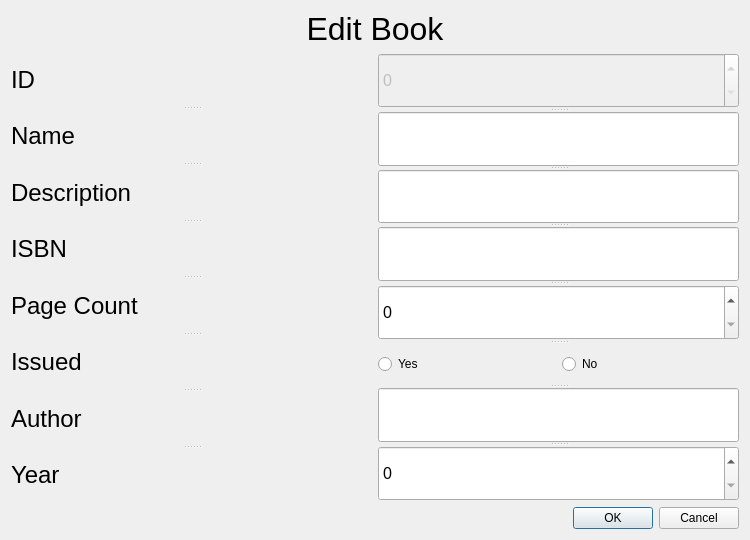
<?xml version="1.0" encoding="UTF-8"?>
<ui version="4.0">
 <class>Dialog</class>
 <widget class="QDialog" name="Dialog">
  <property name="enabled">
   <bool>true</bool>
  </property>
  <property name="geometry">
   <rect>
    <x>0</x>
    <y>0</y>
    <width>750</width>
    <height>540</height>
   </rect>
  </property>
  <property name="windowTitle">
   <string>Dialog</string>
  </property>
  <layout class="QVBoxLayout" name="verticalLayout">
   <item>
    <widget class="QLabel" name="label">
     <property name="font">
      <font>
       <pointsize>24</pointsize>
      </font>
     </property>
     <property name="text">
      <string>Edit Book</string>
     </property>
     <property name="alignment">
      <set>Qt::AlignCenter</set>
     </property>
    </widget>
   </item>
   <item>
    <layout class="QHBoxLayout" name="horizontalLayout_2">
     <item>
      <widget class="QSplitter" name="splitter_2">
       <property name="orientation">
        <enum>Qt::Vertical</enum>
       </property>
       <widget class="QLabel" name="label_4">
        <property name="font">
         <font>
          <pointsize>18</pointsize>
         </font>
        </property>
        <property name="text">
         <string>ID</string>
        </property>
       </widget>
       <widget class="QLabel" name="label_5">
        <property name="font">
         <font>
          <pointsize>18</pointsize>
         </font>
        </property>
        <property name="text">
         <string>Name</string>
        </property>
       </widget>
       <widget class="QLabel" name="label_3">
        <property name="font">
         <font>
          <pointsize>18</pointsize>
         </font>
        </property>
        <property name="text">
         <string>Description</string>
        </property>
       </widget>
       <widget class="QLabel" name="label_8">
        <property name="font">
         <font>
          <pointsize>18</pointsize>
         </font>
        </property>
        <property name="text">
         <string>ISBN</string>
        </property>
       </widget>
       <widget class="QLabel" name="label_7">
        <property name="font">
         <font>
          <pointsize>18</pointsize>
         </font>
        </property>
        <property name="text">
         <string>Page Count</string>
        </property>
       </widget>
       <widget class="QLabel" name="label_6">
        <property name="font">
         <font>
          <pointsize>18</pointsize>
         </font>
        </property>
        <property name="text">
         <string>Issued</string>
        </property>
       </widget>
       <widget class="QLabel" name="label_10">
        <property name="font">
         <font>
          <pointsize>18</pointsize>
         </font>
        </property>
        <property name="text">
         <string>Author</string>
        </property>
       </widget>
       <widget class="QLabel" name="label_9">
        <property name="font">
         <font>
          <pointsize>18</pointsize>
         </font>
        </property>
        <property name="text">
         <string>Year</string>
        </property>
       </widget>
      </widget>
     </item>
     <item>
      <widget class="QSplitter" name="splitter">
       <property name="orientation">
        <enum>Qt::Vertical</enum>
       </property>
       <widget class="QSpinBox" name="id_spinbox">
        <property name="enabled">
         <bool>false</bool>
        </property>
        <property name="font">
         <font>
          <pointsize>12</pointsize>
         </font>
        </property>
        <property name="maximum">
         <number>10000</number>
        </property>
       </widget>
       <widget class="QLineEdit" name="name_input">
        <property name="font">
         <font>
          <pointsize>12</pointsize>
         </font>
        </property>
       </widget>
       <widget class="QLineEdit" name="description_input">
        <property name="font">
         <font>
          <pointsize>12</pointsize>
         </font>
        </property>
       </widget>
       <widget class="QLineEdit" name="description_input_2">
        <property name="font">
         <font>
          <pointsize>12</pointsize>
         </font>
        </property>
       </widget>
       <widget class="QSpinBox" name="page_count_spinbox">
        <property name="font">
         <font>
          <pointsize>12</pointsize>
         </font>
        </property>
        <property name="maximum">
         <number>2000</number>
        </property>
       </widget>
       <widget class="QWidget" name="layoutWidget">
        <layout class="QHBoxLayout" name="horizontalLayout">
         <item>
          <widget class="QRadioButton" name="yes">
           <property name="text">
            <string>Yes</string>
           </property>
          </widget>
         </item>
         <item>
          <widget class="QRadioButton" name="no">
           <property name="text">
            <string>No</string>
           </property>
          </widget>
         </item>
        </layout>
       </widget>
       <widget class="QLineEdit" name="author_input">
        <property name="font">
         <font>
          <pointsize>12</pointsize>
         </font>
        </property>
       </widget>
       <widget class="QSpinBox" name="year_spinbox">
        <property name="font">
         <font>
          <pointsize>12</pointsize>
         </font>
        </property>
        <property name="maximum">
         <number>3000</number>
        </property>
       </widget>
      </widget>
     </item>
    </layout>
   </item>
   <item>
    <widget class="QDialogButtonBox" name="buttonBox">
     <property name="orientation">
      <enum>Qt::Horizontal</enum>
     </property>
     <property name="standardButtons">
      <set>QDialogButtonBox::Cancel|QDialogButtonBox::Ok</set>
     </property>
    </widget>
   </item>
  </layout>
 </widget>
 <resources/>
 <connections>
  <connection>
   <sender>buttonBox</sender>
   <signal>accepted()</signal>
   <receiver>Dialog</receiver>
   <slot>accept()</slot>
   <hints>
    <hint type="sourcelabel">
     <x>248</x>
     <y>254</y>
    </hint>
    <hint type="destinationlabel">
     <x>157</x>
     <y>274</y>
    </hint>
   </hints>
  </connection>
  <connection>
   <sender>buttonBox</sender>
   <signal>rejected()</signal>
   <receiver>Dialog</receiver>
   <slot>reject()</slot>
   <hints>
    <hint type="sourcelabel">
     <x>316</x>
     <y>260</y>
    </hint>
    <hint type="destinationlabel">
     <x>286</x>
     <y>274</y>
    </hint>
   </hints>
  </connection>
 </connections>
</ui>
